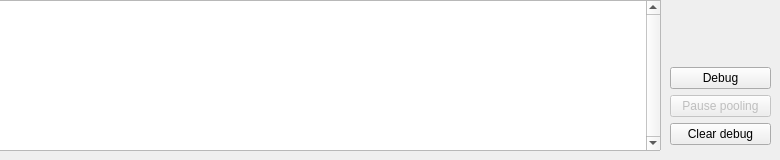
     <widget class="QWidget" name="tabDebug">
      <attribute name="title">
       <string>Debug</string>
      </attribute>
      <widget class="QTextEdit" name="txtDebugOutput">
       <property name="geometry">
        <rect>
         <x>-10</x>
         <y>0</y>
         <width>671</width>
         <height>151</height>
        </rect>
       </property>
       <property name="minimumSize">
        <size>
         <width>0</width>
         <height>0</height>
        </size>
       </property>
       <property name="font">
        <font>
         <family>Monospace</family>
        </font>
       </property>
       <property name="verticalScrollBarPolicy">
        <enum>Qt::ScrollBarAlwaysOn</enum>
       </property>
       <property name="lineWrapMode">
        <enum>QTextEdit::NoWrap</enum>
       </property>
      </widget>
      <widget class="QWidget" name="verticalLayoutWidget_3">
       <property name="geometry">
        <rect>
         <x>670</x>
         <y>50</y>
         <width>101</width>
         <height>95</height>
        </rect>
       </property>
       <layout class="QVBoxLayout" name="frmDEbugBtns">
        <item>
         <spacer name="verticalSpacer_3">
          <property name="orientation">
           <enum>Qt::Vertical</enum>
          </property>
          <property name="sizeHint" stdset="0">
           <size>
            <width>38</width>
            <height>58</height>
           </size>
          </property>
         </spacer>
        </item>
        <item>
         <widget class="QPushButton" name="btnDebug">
          <property name="text">
           <string>Debug</string>
          </property>
          <property name="checkable">
           <bool>true</bool>
          </property>
          <property name="checked">
           <bool>false</bool>
          </property>
         </widget>
        </item>
        <item>
         <widget class="QPushButton" name="btnPausePooling">
          <property name="enabled">
           <bool>false</bool>
          </property>
          <property name="text">
           <string>Pause pooling</string>
          </property>
          <property name="checkable">
           <bool>true</bool>
          </property>
         </widget>
        </item>
        <item>
         <widget class="QPushButton" name="btnClearDebug">
          <property name="text">
           <string>Clear debug</string>
          </property>
         </widget>
        </item>
       </layout>
      </widget>
     </widget>
